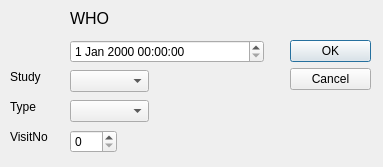
<?xml version="1.0" encoding="UTF-8"?>
<ui version="4.0">
 <class>Dialog</class>
 <widget class="QDialog" name="Dialog">
  <property name="geometry">
   <rect>
    <x>0</x>
    <y>0</y>
    <width>383</width>
    <height>167</height>
   </rect>
  </property>
  <property name="windowTitle">
   <string>Dialog</string>
  </property>
  <widget class="QDialogButtonBox" name="buttonBox">
   <property name="geometry">
    <rect>
     <x>290</x>
     <y>40</y>
     <width>81</width>
     <height>241</height>
    </rect>
   </property>
   <property name="orientation">
    <enum>Qt::Vertical</enum>
   </property>
   <property name="standardButtons">
    <set>QDialogButtonBox::Cancel|QDialogButtonBox::Ok</set>
   </property>
  </widget>
  <widget class="QSpinBox" name="visitno_spin">
   <property name="geometry">
    <rect>
     <x>70</x>
     <y>130</y>
     <width>47</width>
     <height>23</height>
    </rect>
   </property>
  </widget>
  <widget class="QLabel" name="visitno_label">
   <property name="geometry">
    <rect>
     <x>10</x>
     <y>130</y>
     <width>59</width>
     <height>14</height>
    </rect>
   </property>
   <property name="text">
    <string>VisitNo</string>
   </property>
  </widget>
  <widget class="QComboBox" name="vtype_box">
   <property name="geometry">
    <rect>
     <x>70</x>
     <y>100</y>
     <width>79</width>
     <height>22</height>
    </rect>
   </property>
  </widget>
  <widget class="QLabel" name="type_label">
   <property name="geometry">
    <rect>
     <x>10</x>
     <y>100</y>
     <width>59</width>
     <height>14</height>
    </rect>
   </property>
   <property name="text">
    <string>Type</string>
   </property>
  </widget>
  <widget class="QDateTimeEdit" name="vtimestamp_edit">
   <property name="geometry">
    <rect>
     <x>70</x>
     <y>40</y>
     <width>194</width>
     <height>23</height>
    </rect>
   </property>
  </widget>
  <widget class="QLabel" name="who_label">
   <property name="geometry">
    <rect>
     <x>70</x>
     <y>10</y>
     <width>301</width>
     <height>16</height>
    </rect>
   </property>
   <property name="font">
    <font>
     <pointsize>12</pointsize>
    </font>
   </property>
   <property name="text">
    <string>WHO</string>
   </property>
  </widget>
  <widget class="QComboBox" name="study_box">
   <property name="geometry">
    <rect>
     <x>70</x>
     <y>70</y>
     <width>79</width>
     <height>22</height>
    </rect>
   </property>
  </widget>
  <widget class="QLabel" name="study_label">
   <property name="geometry">
    <rect>
     <x>10</x>
     <y>70</y>
     <width>59</width>
     <height>14</height>
    </rect>
   </property>
   <property name="text">
    <string>Study</string>
   </property>
  </widget>
 </widget>
 <resources/>
 <connections>
  <connection>
   <sender>buttonBox</sender>
   <signal>accepted()</signal>
   <receiver>Dialog</receiver>
   <slot>accept()</slot>
   <hints>
    <hint type="sourcelabel">
     <x>248</x>
     <y>254</y>
    </hint>
    <hint type="destinationlabel">
     <x>157</x>
     <y>274</y>
    </hint>
   </hints>
  </connection>
  <connection>
   <sender>buttonBox</sender>
   <signal>rejected()</signal>
   <receiver>Dialog</receiver>
   <slot>reject()</slot>
   <hints>
    <hint type="sourcelabel">
     <x>316</x>
     <y>260</y>
    </hint>
    <hint type="destinationlabel">
     <x>286</x>
     <y>274</y>
    </hint>
   </hints>
  </connection>
 </connections>
</ui>
